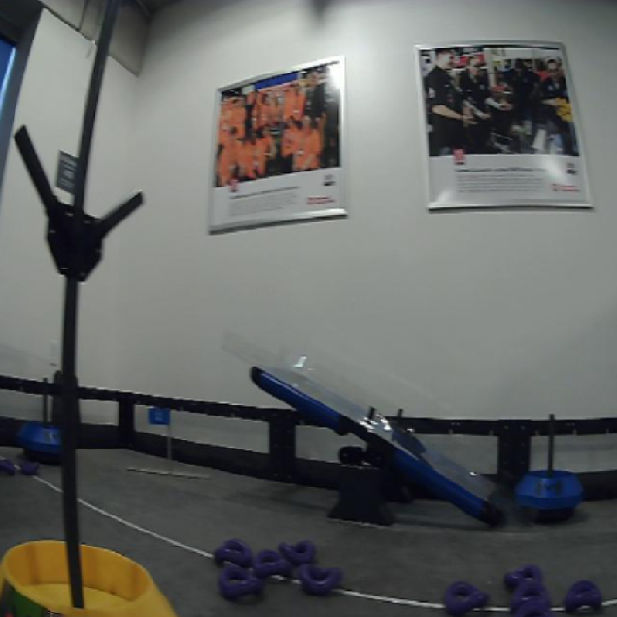
#> input picture states/images/platform.png, 617 x 617 px
$ python platform_state.py
#> lines starting #> are read from the running program, lines starting #| are printed output that depends on the picture; after the words box and inside, x2 and y2 are one past the last pixel; in counts of white or black regions, pixels touching at a corner belong together
#> in main, orig is the input picture: shape (617, 617, 3); mean B, G, R 100.9, 102.9, 101.2
import cv2 as cv
import numpy as np

def platform_state_with_determinism(robot_position, robot_rotation, img, center, plat_width, plat_height):
    """
    This function takes in the image, bounding box, and robot position.
    Determines the state of the platform (left, center, right) and which color platform (blue, red)

    :param robot_position: (x,y) position of the robot (Assuming 144in field)
    :param robot_rotation: Angle of the robot (Assuming 180 to -180 rotation and 0-deg facing towards blue platform)
    :param img: Full images from camera
    :param center: center of bounding box (x,y)
    :param plat_width: width of platform bounding box
    :param plat_height: height of platform bounding box
    :return: integer tuple (color, state)
             color: (-1,0,1) -> (unknown, blue, red)
             state: (-1,0,1,2) -> (unknown, left, center, right)
    """
    # Center 50% of the field
    # Only angles up to 30 degrees off center
    if robot_position[1] >= 36 and robot_position[1] <= 108:
        if abs(robot_rotation) <= 60:
            # Blue Platform State
            plat_state = determine_platform_state(img, center, plat_width, plat_height)
            return 0,plat_state
        elif abs(robot_rotation) >= 120:
            # Red Platform State
            plat_state = determine_platform_state(img, center, plat_width, plat_height)
            return 1,plat_state
    return -1,-1


def determine_platform_state(img, center, plat_width, plat_height):
    """
    This function takes in the image and bounding box and determines the state of the platform (left, center, right)

    :param img: Full images from camera
    :param center: center of bounding box (x,y)
    :param plat_width: width of platform bounding box
    :param plat_height: height of platform bounding box
    :return: returns -1 if state of platform cannot be determined
             returns one integer (0,1,2) corresponding to (left, center, right) state
    """
#> called with center = (370, 432), plat_width = 291, plat_height = 197
    # Resize image to only located platform object
    height = int(plat_height / 2)
    width = int(plat_width / 2)
    img = img[center[1]-height:center[1]+height, center[0]-width:center[0]+width]
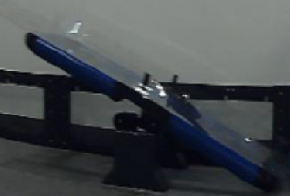
#> img: shape (196, 290, 3); mean of channels 0, 1, 2 76.9, 74.1, 69.9; drawn as B, G, R
    # TODO: verify center is returned from model as (x,y) instead of (y,x)

    # Transform image
    gray = cv.cvtColor(img, cv.COLOR_BGR2GRAY)
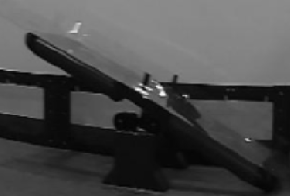
#> gray: shape (196, 290); min 4, max 251, mean 73.1
    edges = cv.Canny(gray, 75, 150)
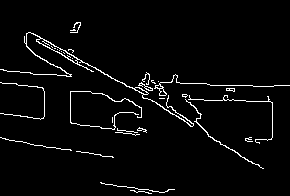
#> edges: shape (196, 290); 3.4% white in thin lines or dots, all inside (x1, y1, x2, y2) = (0, 22, 290, 194)
    lines = cv.HoughLinesP(edges, 1, np.pi/180, 75, minLineLength=(plat_width * 0.6), maxLineGap=90)
#> lines = [[65, 50, 263, 168], [0, 113, 225, 145], [3, 70, 208, 84], [44, 93, 270, 101]]
    bins = [0,0,0]

    # Bin line slopes
    if lines.size == 0:
        # State Unknown
        return -1
    else:
        for line in lines:
            x1, y1, x2, y2 = line[0]
            slope = (y2-y1)/(x2-x1)
            if slope <= -0.3:
                bins[0] += 1
            elif slope >= 0.3:
                bins[2] += 1
            else:
                bins[1] += 1
            cv.line(img, (x1, y1), (x2, y2), (0, 0, 128), 1)
#> this loop made 4 passes
#> (x1, y1, x2, y2, slope) on passes 1 to 4: (65, 50, 263, 168, 0.596), (0, 113, 225, 145, 0.142), (3, 70, 208, 84, 0.0683), (44, 93, 270, 101, 0.0354)
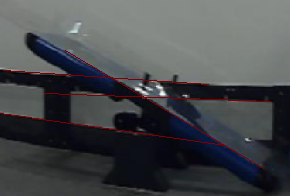
#> img: shape (196, 290, 3); 1.5% of pixels changed, all inside (x1, y1, x2, y2) = (0, 50, 271, 169); drawn as B, G, R
#> after the loop, bins = [0, 3, 1]

        # # Print test image
        # cv.imshow("Platform Image", img)
        # cv.waitKey(0)
        # cv.destroyAllWindows()

        # Determine direction of platform based on bins
        if bins[0] > bins[2]:
            # Platform Left
            return 0
        elif bins[2] > bins[0]:
            # Platform Right
            return 2
        else:
            # Platform Center
            return 1


# Testing main
def main():
    orig = cv.imread(cv.samples.findFile("images/platform.png"))
    determine_platform_state(orig, (370,432), 291, 197)
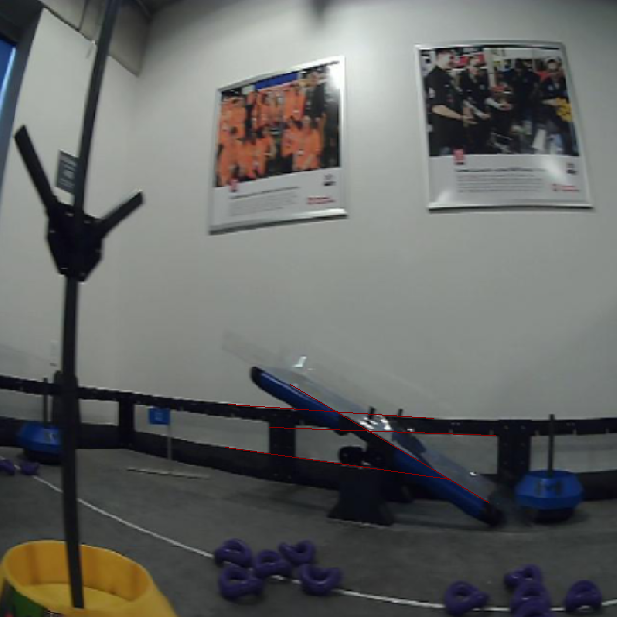
#> orig: shape (617, 617, 3); 0.22% of pixels changed, all inside (x1, y1, x2, y2) = (225, 384, 496, 503)

if __name__ == '__main__':
    main()
